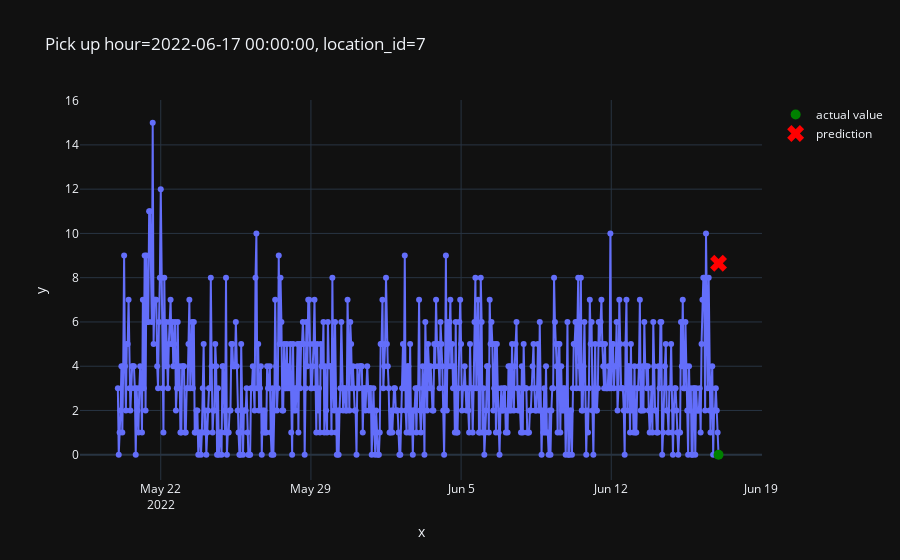

The notebook cell this image was saved under:
### Code cell
plot_one_sample(
    example_id=1300,
    features=x_test,
    targets=y_test,
    predictions=pd.Series(predictions)
)

### Figure 1 — Plotly figure (JSON) as saved in the notebook; plotly's stock layout.template omitted (floating-point values rounded to 4 significant figures; data arrays with more than 128 entries replaced by an {"elided": "..."} marker saying what was removed)
{"data": [{"hovertemplate": "x=%{x}<br>y=%{y}<extra></extra>", "legendgroup": "", "line": {"color": "#636efa", "dash": "solid"}, "marker": {"symbol": "circle"}, "mode": "lines+markers", "name": "", "orientation": "v", "showlegend": false, "type": "scatter", "x": {"elided": "673 str values"}, "xaxis": "x", "y": {"elided": "673 int values"}, "yaxis": "y"}, {"line": {"color": "green"}, "marker": {"size": 10}, "mode": "markers", "name": "actual value", "type": "scatter", "x": ["2022-06-17T00:00:00"], "y": [0]}, {"line": {"color": "red"}, "marker": {"size": 15, "symbol": "x"}, "mode": "markers", "name": "prediction", "type": "scatter", "x": ["2022-06-17T00:00:00"], "y": [8.656]}], "layout": {"legend": {"tracegroupgap": 0}, "title": {"text": "Pick up hour=2022-06-17 00:00:00, location_id=7"}, "xaxis": {"anchor": "y", "domain": [0, 1], "title": {"text": "x"}}, "yaxis": {"anchor": "x", "domain": [0, 1], "title": {"text": "y"}}}}
